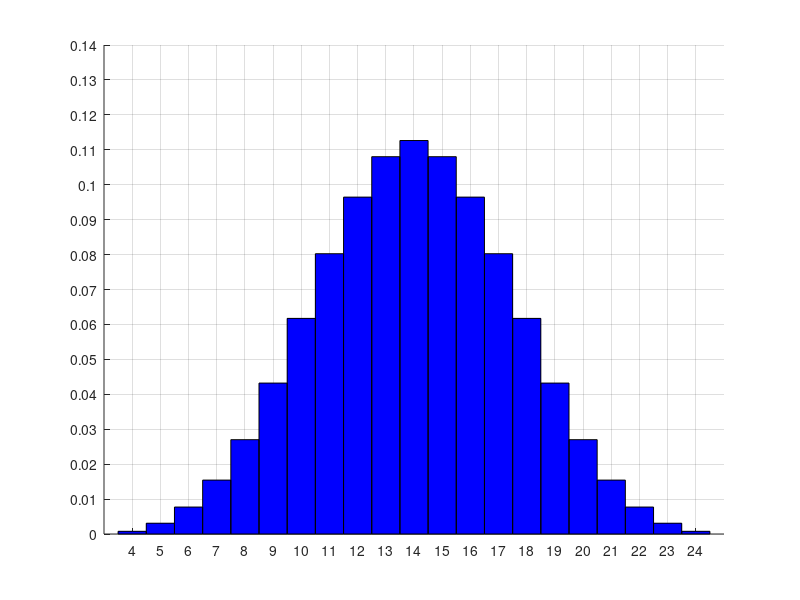

Write MATLAB code to recreate this figure.
function retval = lab3_3_3()
  m = 6*6*6*6;
  sume_simulari = [];



  for i1=1:6
    for i2=1:6
      for i3=1:6
        for i4 = 1:6
          sume_simulari = [sume_simulari, i1+i2+i3+i4];
        endfor
      endfor
    endfor
  endfor

  sume_posibile = 4:24;

  frecv_abs = hist(sume_simulari, sume_posibile);
  retval = [sume_posibile;frecv_abs];

  clf; grid on; hold on; grid on;
  xticks(sume_posibile);
  xlim([3 25]);
  yticks(0:0.01:0.14);
  ylim([0 0.14]);
  bar(sume_posibile, frecv_abs/m, 'hist', 'FaceColor', 'b');
  #set(findobj('type','patch'),'facealpha',0.7);xlim([-1 n+1]);

  max_f_abs = max(frecv_abs)
  most_freq_sums =sume_posibile(frecv_abs==max_f_abs)


end
